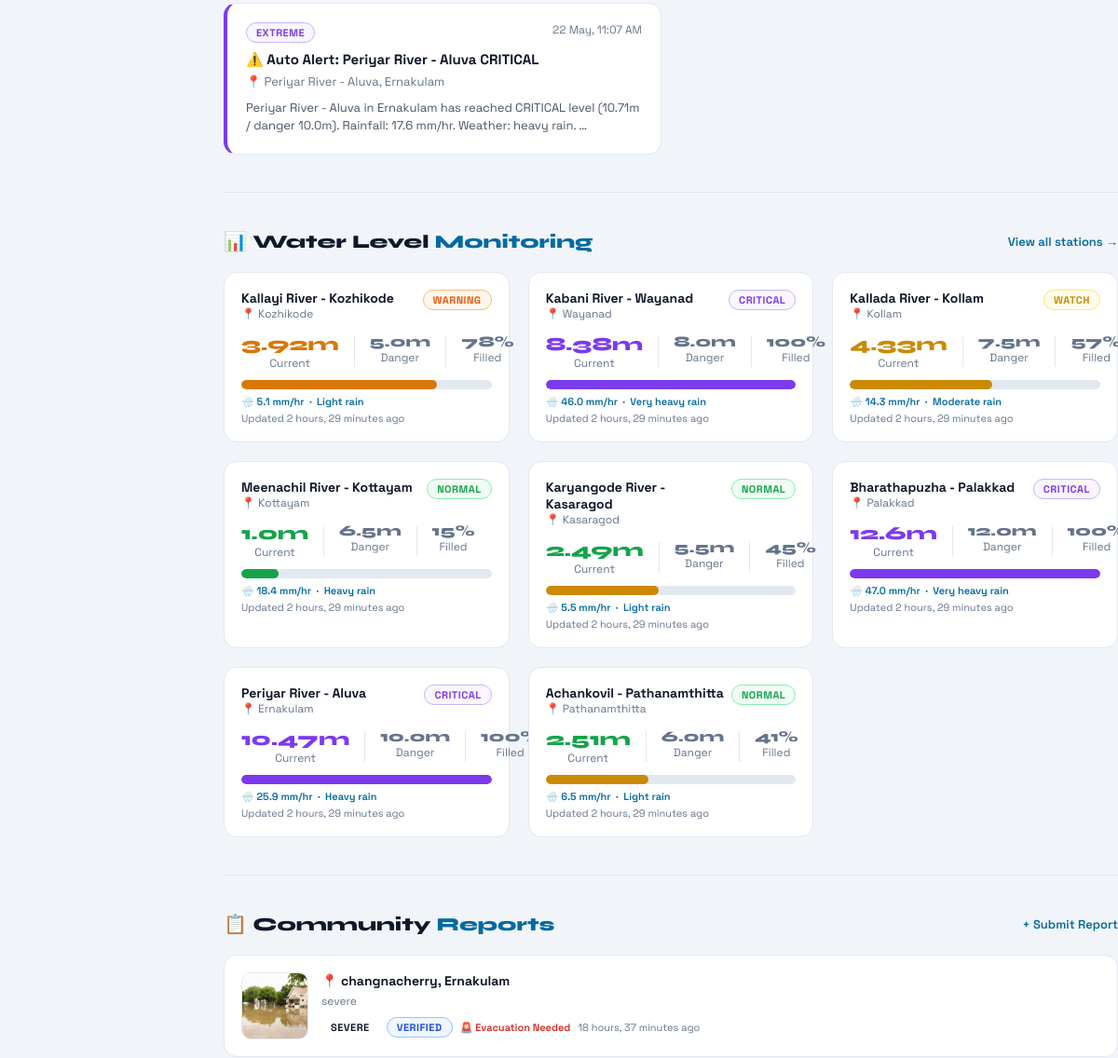
The app's page / (signed in, middle part), older data.
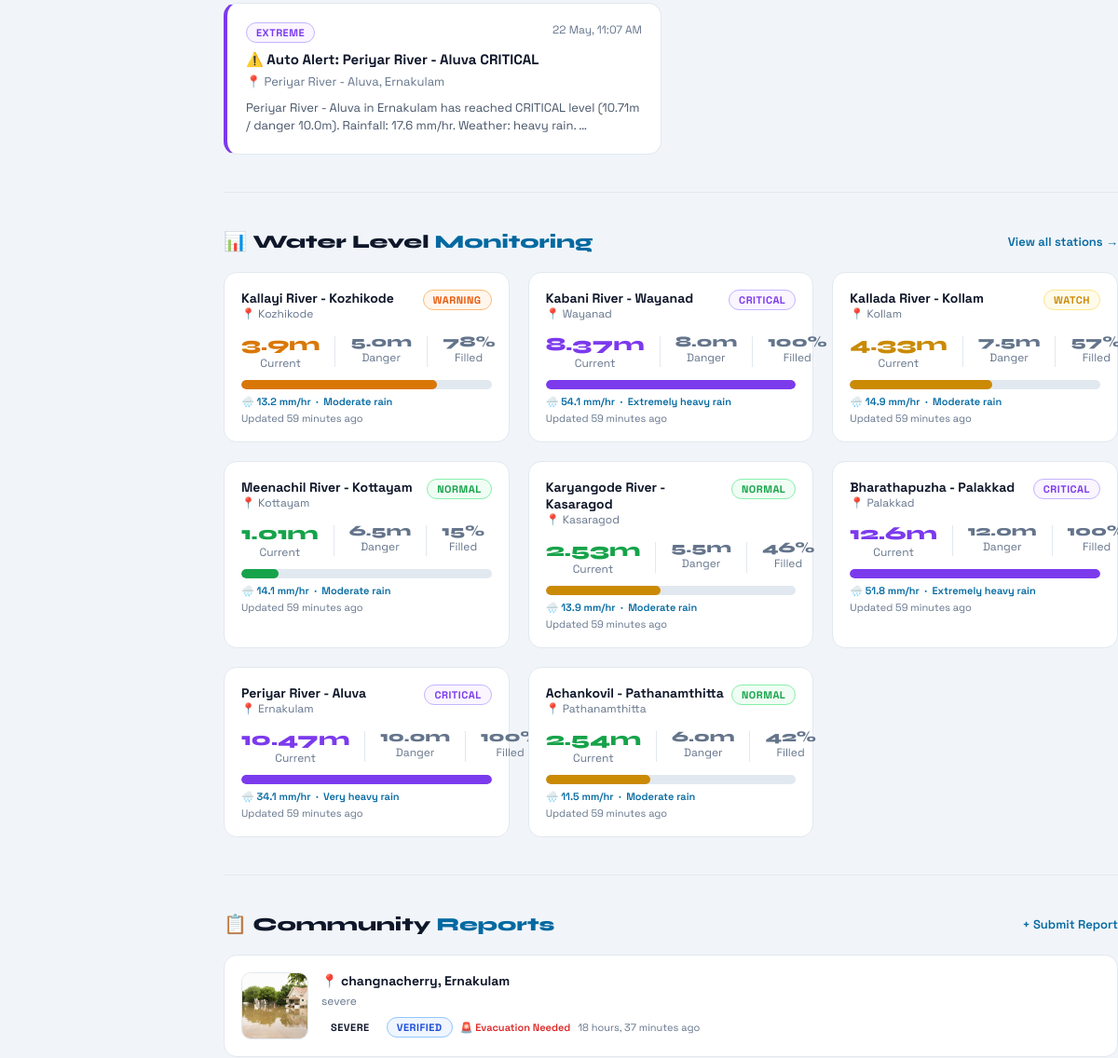
The same page, newer data.
### core/models.py (models this page shows, shortened)
class WaterLevel(models.Model):
    LEVEL_CHOICES = [
        ('NORMAL', 'Normal'),
        ('WATCH', 'Watch'),
        ('WARNING', 'Warning'),
        ('DANGER', 'Danger'),
        ('CRITICAL', 'Critical'),
    ]
    location_name = models.CharField(max_length=200)
    district = models.CharField(max_length=100)
    current_level_meters = models.FloatField(help_text="Water level in meters")
    danger_level_meters = models.FloatField(help_text="Danger threshold in meters")
    warning_level_meters = models.FloatField(help_text="Warning threshold in meters")
    status = models.CharField(max_length=20, choices=LEVEL_CHOICES, default='NORMAL')
    last_updated = models.DateTimeField(auto_now=True)
    notes = models.TextField(blank=True)
    latitude = models.FloatField(null=True, blank=True)
    longitude = models.FloatField(null=True, blank=True)
    rainfall_mm = models.FloatField(default=0.0, help_text="Rainfall in last hour (mm) from API")
    temperature_c = models.FloatField(default=28.0, help_text="Current temperature °C")
    humidity_pct = models.FloatField(default=70.0, help_text="Relative humidity %")
    weather_description = models.CharField(max_length=200, blank=True, help_text="e.g. heavy rain")
    rainfall_accuracy_pct = models.FloatField(default=0.0, help_text="Rainfall accuracy % (0-100)")
    weather_icon = models.CharField(max_length=20, blank=True)
    api_last_synced = models.DateTimeField(null=True, blank=True, help_text="Last weather API sync time")
    class Meta:
        ordering = ['-last_updated']
        verbose_name = "Water Level Monitor"
        verbose_name_plural = "Water Level Monitors"
    def get_percentage(self):
        if self.danger_level_meters > 0:
            pct = (self.current_level_meters / self.danger_level_meters) * 100
            return min(int(pct), 100)
        return 0

### core/views.py (the view)
# urls.py: path('', views.home, name='home'),
@login_required
def home(request):
    alerts = FloodAlert.objects.filter(is_active=True).order_by('-issued_at')[:5]
    water_levels = WaterLevel.objects.all().order_by('-last_updated')[:8]
    recent_reports = FloodReport.objects.filter(status__in=['PENDING', 'VERIFIED']).order_by('-reported_at')[:6]
    rescue_teams = RescueTeam.objects.filter(is_available=True)[:6]
    stats = {
        'active_alerts': FloodAlert.objects.filter(is_active=True).count(),
        'critical_zones': WaterLevel.objects.filter(status__in=['DANGER', 'CRITICAL']).count(),
        'reports_today': FloodReport.objects.filter(reported_at__date=timezone.now().date()).count(),
        'rescue_teams': RescueTeam.objects.filter(is_available=True).count(),
    }
    context = {
        'alerts': alerts,
        'water_levels': water_levels,
        'recent_reports': recent_reports,
        'rescue_teams': rescue_teams,
        'stats': stats,
        'page': 'home',
    }
    return render(request, 'core/home.html', context)

### core/templates/core/home.html (shortened to what the changed rows need)
{% extends 'core/base.html' %}
{% block content %}
<div class="container page-body">
    <div class="section-header">
        <h2 class="section-title">📊 Water Level <span>Monitoring</span></h2>
    </div>
    {% if water_levels %}
    <div class="grid-3" style="grid-template-columns: repeat(auto-fill, minmax(280px, 1fr));">
        {% for level in water_levels %}
        <div class="wl-card">
            <div class="wl-header">
                <div>
                    <div class="wl-name">{{ level.location_name }}</div>
                    <div class="wl-district">📍 {{ level.district }}</div>
                </div>
                <span class="badge badge-{{ level.status|lower }}">{{ level.status }}</span>
            </div>
            <div class="wl-levels">
                <div class="wl-val">
                    <div class="wl-val-num" style="color:{% if level.status == 'CRITICAL' %}var(--critical){% elif level.status == 'DANGER' %}var(--danger){% elif level.status == 'WARNING' %}var(--warning){% elif level.status == 'WATCH' %}var(--watch){% else %}var(--safe){% endif %};">{{ level.current_level_meters }}m</div>
                    <div class="wl-val-label">Current</div>
                </div>
                <div class="wl-val">
                    <div class="wl-val-num" style="color:var(--text-muted); font-size:16px;">{{ level.danger_level_meters }}m</div>
                    <div class="wl-val-label">Danger</div>
                </div>
                <div class="wl-val">
                    <div class="wl-val-num" style="color:var(--text-muted); font-size:16px;">{{ level.get_percentage }}%</div>
                    <div class="wl-val-label">Filled</div>
                </div>
            </div>
            <div class="level-bar-wrap">
                <div class="level-bar-fill" style="width:{{ level.get_percentage }}%;
                    background:{% if level.get_percentage >= 100 %}var(--critical){% elif level.get_percentage >= 85 %}var(--danger){% elif level.get_percentage >= 60 %}var(--warning){% elif level.get_percentage >= 40 %}var(--watch){% else %}var(--safe){% endif %};"></div>
            </div>
            {% if level.rainfall_mm > 0 %}
            <div style="font-size:11px; color:var(--primary); margin-top:6px; font-weight:600;">
                🌧️ {{ level.rainfall_mm }} mm/hr &nbsp;·&nbsp; {{ level.weather_description }}
            </div>
            {% endif %}
            <div style="font-size:11px; color:var(--text-muted); margin-top:4px;">Updated {{ level.last_updated|timesince }} ago</div>
        </div>
        {% endfor %}
    </div>
    {% else %}
    <div class="empty-state card"><div class="empty-icon">📊</div><div>No water level data available</div></div>
    {% endif %}
    <div class="section-header">
        <h2 class="section-title">📋 Community <span>Reports</span></h2>
    </div>
</div>
{% endblock %}

Row changes from the older to the newer data that the page shows:
changed WaterLevel "Kallayi River - Kozhikode": current_level_meters "3.92" → "3.9"; rainfall_mm "5.1" → "13.2"; weather_description "Light rain" → "Moderate rain"; last_updated "2 hours, 29 minutes" → "59 minutes"
changed WaterLevel "Kabani River - Wayanad": current_level_meters "8.38" → "8.37"; rainfall_mm "46.0" → "54.1"; weather_description "Very heavy rain" → "Extremely heavy rain"; last_updated "2 hours, 29 minutes" → "59 minutes"
changed WaterLevel "Kallada River - Kollam": rainfall_mm "14.3" → "14.9"; last_updated "2 hours, 29 minutes" → "59 minutes"
changed WaterLevel "Meenachil River - Kottayam": current_level_meters "1.0" → "1.01"; rainfall_mm "18.4" → "14.1"; weather_description "Heavy rain" → "Moderate rain"; last_updated "2 hours, 29 minutes" → "59 minutes"
changed WaterLevel "Karyangode River - Kasaragod": current_level_meters "2.49" → "2.53"; get_percentage "45" → "46"; rainfall_mm "5.5" → "13.9"; weather_description "Light rain" → "Moderate rain"; last_updated "2 hours, 29 minutes" → "59 minutes"
changed WaterLevel "Bharathapuzha - Palakkad": rainfall_mm "47.0" → "51.8"; weather_description "Very heavy rain" → "Extremely heavy rain"; last_updated "2 hours, 29 minutes" → "59 minutes"
changed WaterLevel "Periyar River - Aluva": rainfall_mm "25.9" → "34.1"; weather_description "Heavy rain" → "Very heavy rain"; last_updated "2 hours, 29 minutes" → "59 minutes"
changed WaterLevel "Achankovil - Pathanamthitta": current_level_meters "2.51" → "2.54"; get_percentage "41" → "42"; rainfall_mm "6.5" → "11.5"; weather_description "Light rain" → "Moderate rain"; last_updated "2 hours, 29 minutes" → "59 minutes"
